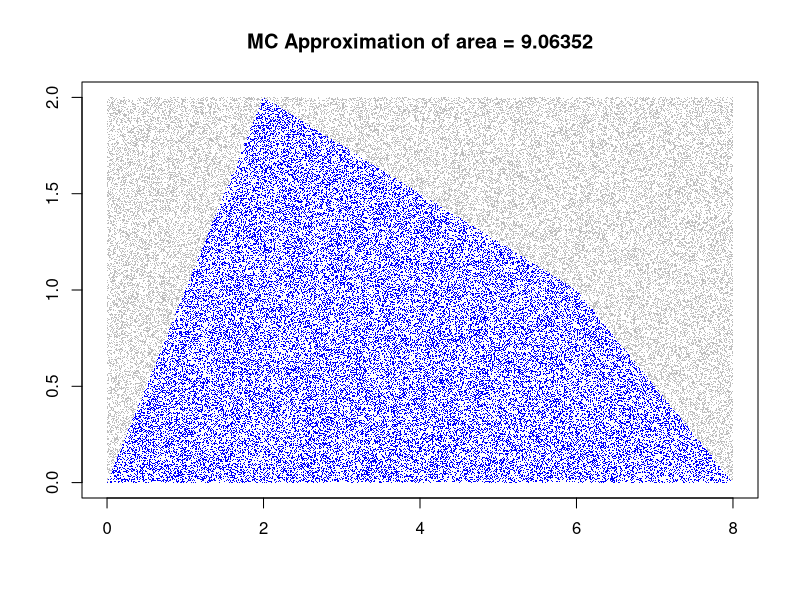

The R source for this figure:
runs <-100000
xs <-runif(runs,min=0,max=8)
ys <-runif(runs,min=0,max=2)
in.figure <-(xs <= 2 & ys <= xs) | (xs > 2 & xs < 6 & ys <= -1/4*xs + 2.5) | (xs > 6 & xs < 8 & ys <= -1/2*xs + 4)
mc.area <-(sum(in.figure)/runs)*16 #16 is area of the rectangle
plot(xs,ys,pch='.',col=ifelse(in.figure,"blue","grey"),xlab='',ylab='',asp=0,main=paste("MC Approximation of area =",mc.area))